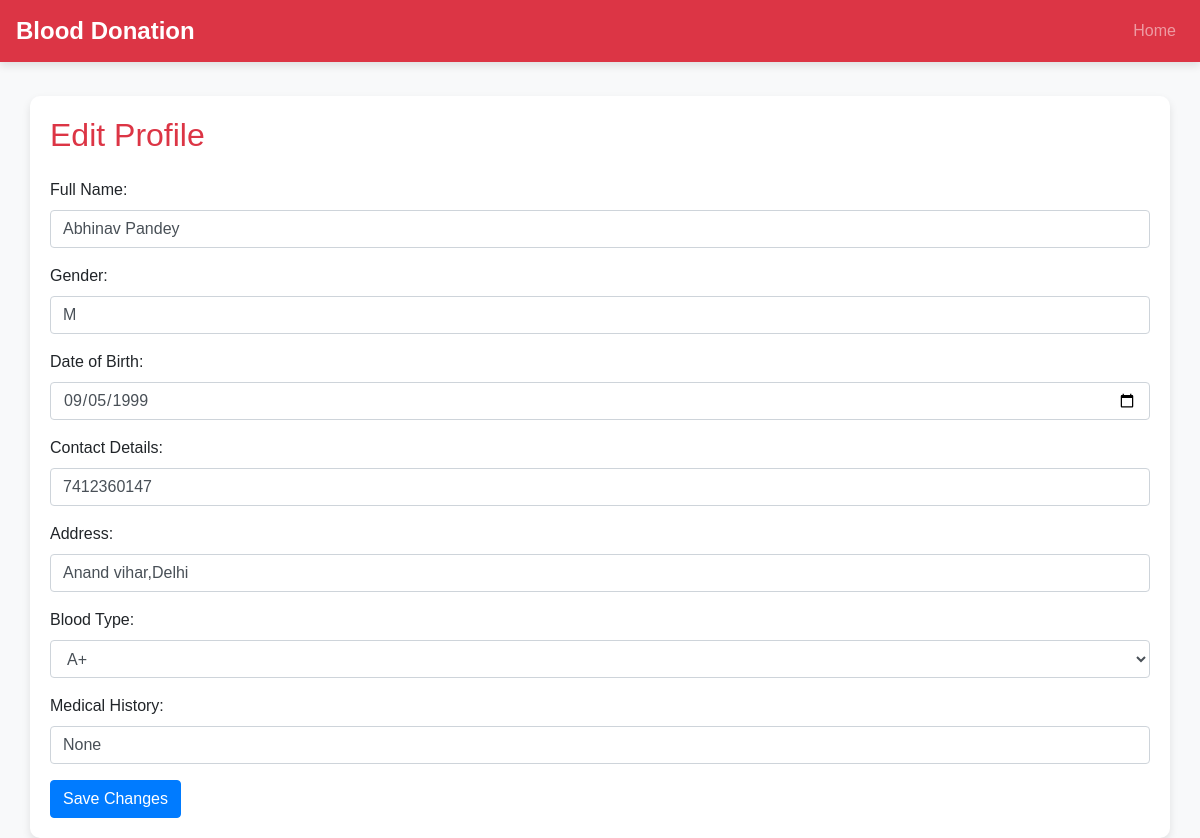
The app's page /edit_profile/1 (signed in) with its own data.
### app.py (models this page shows)
class User(db.Model):
    id = db.Column(db.Integer, primary_key=True)
    username = db.Column(db.String(20), unique=True, nullable=False)
    email = db.Column(db.String(120), unique=True, nullable=False)
    password = db.Column(db.String(60), nullable=False)
    full_name = db.Column(db.String(50), nullable=True)
    gender = db.Column(db.String(10))
    date_of_birth = db.Column(db.Date)
    contact_details = db.Column(db.String(20))
    address = db.Column(db.String(100))
    blood_type = db.Column(db.String(5))
    medical_history = db.Column(db.Text)
    eligibility_for_donation = db.Column(db.Boolean, default=True)
    donations = db.relationship('DonationRecord', backref='user', lazy=True)

### app.py (the view, shortened to what this page needs)
@app.route('/edit_profile/<int:donor_id>', methods=['GET', 'POST'])
def edit_profile(donor_id):
    donor = User.query.get_or_404(donor_id)
    return render_template('edit_profile.html', donor=donor, donor_id=donor_id)

### templates/edit_profile.html (shortened to what this page needs)
<!DOCTYPE html>
<html lang="en">
<head>
    <link rel="stylesheet" href="https://stackpath.bootstrapcdn.com/bootstrap/4.3.1/css/bootstrap.min.css">
</head>
<body>
    <nav class="navbar navbar-expand-lg navbar-dark fixed-top">
        <a class="navbar-brand" href="{{ url_for('index') }}">Blood Donation</a>
        <div class="collapse navbar-collapse" id="navbarNav">
            <ul class="navbar-nav ml-auto">
                <li class="nav-item">
                    <a class="nav-link" href="{{ url_for('index') }}">Home</a>
                </li>
            </ul>
        </div>
    </nav><br><br>
    <div class="container mt-5">
        <h2 class="mb-4">Edit Profile</h2>
        <form action="{{ url_for('edit_profile', donor_id=donor_id) }}" method="post">
            <div class="form-group">
                <label for="full_name">Full Name:</label>
                <input type="text" class="form-control" id="full_name" name="full_name" value="{{ donor.full_name }}" required>
            </div>
            <div class="form-group">
                <label for="gender">Gender:</label>
                <input type="text" class="form-control" id="gender" name="gender" value="{{ donor.gender }}" required>
            </div>
            <div class="form-group">
                <label for="date_of_birth">Date of Birth:</label>
                <input type="date" class="form-control" id="date_of_birth" name="date_of_birth" value="{{ donor.date_of_birth }}" required>
            </div>
            <div class="form-group">
                <label for="contact_details">Contact Details:</label>
                <input type="text" class="form-control" id="contact_details" name="contact_details" value="{{ donor.contact_details }}" required>
            </div>
            <div class="form-group">
                <label for="address">Address:</label>
                <input type="text" class="form-control" id="address" name="address" value="{{ donor.address }}" required>
            </div>
            <div class="form-group">
                <label for="blood_type">Blood Type:</label>
                <select class="form-control" id="blood_type" name="blood_type" required>
                    <option value="A+" {% if donor.blood_type == 'A+' %}selected{% endif %}>A+</option>
                </select>
            </div>
            <div class="form-group">
                <label for="medical_history">Medical History:</label>
                <input type="text" class="form-control" id="medical_history" name="medical_history" value="{{ donor.medical_history }}" required>
            </div>
            <button type="submit" class="btn btn-primary">Save Changes</button>
        </form>
    </div>
</body>
</html>

### templates/edit_profile.html (style rules this page uses)
body { background-color: #f8f9fa; font-family: 'Arial', sans-serif; }
.navbar { background-color: #dc3545; box-shadow: 0 4px 8px rgba(0, 0, 0, 0.1); }
.navbar-brand { color: #ffffff; font-size: 24px; font-weight: bold; }
.navbar-nav .nav-link { color: #ffffff; }
.container { background-color: #ffffff; padding: 20px; border-radius: 10px; box-shadow: 0 4px 8px rgba(0, 0, 0, 0.1); margin-top: 20px; }
h2 { color: #dc3545; margin-bottom: 30px; }

### records on screen
User: full_name "Abhinav Pandey", gender "M", date_of_birth "09/05/1999", contact_details "7412360147", address "Anand vihar,Delhi", blood_type "A+", medical_history "None"
